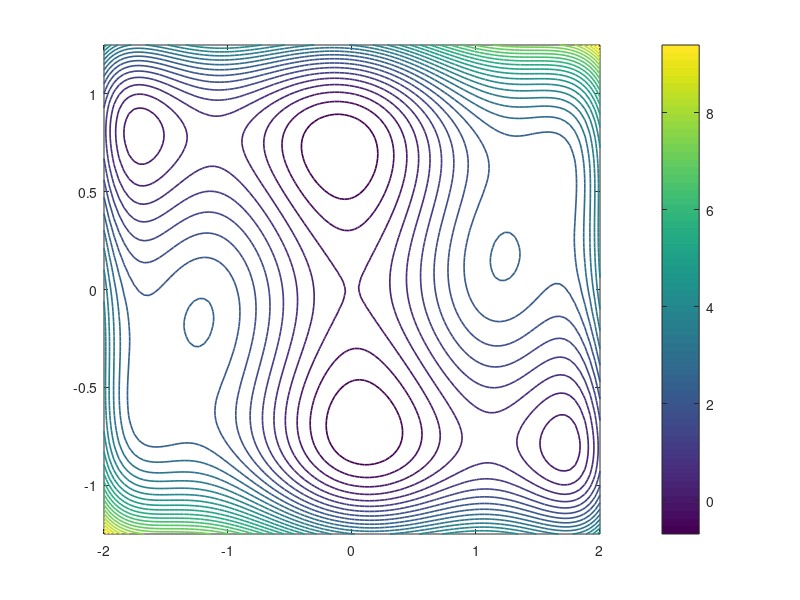

The MATLAB script that drew this image: (Note: this script raises an error after producing the figure.)
%% The Dixon-Szego function in 2D optimisation
% Jari Fowkes and Nick Trefethen, November 2010

%%
% (Chebfun example opt/DixonSzego.m)
% [Tags: #optimization, #2D, #MIN2]
  
%% 1. 1D Chebfun solution
% The Chebfun example "The Rosenbrock function in 2D optimization"
% shows how Chebfun can be used to minimize a function of two variables
% over a rectangle.  The present example is adapted from that one, and simply
% considers another function investigated by Dixon and Szego in 1975:
f = @(x,y) (4-2.1*x.^2+ x.^4/3).*x.^2 + x.*y + 4*(y.^2-1).*y.^2;

%%
% Over the rectangle $[-2,2] \times [-1.25,1.25]$, the function looks like this:
LW = 'linewidth'; FS = 'fontsize'; MS = 'markersize';
x = linspace(-2,2); y = linspace(-1.25,1.25);
[xx,yy] = meshgrid(x,y); ff = f(xx,yy);
figure, contour(x,y,ff,30,LW,1.2), colorbar
axis([-2 2 -1.25 1.25]), hold on

%%
% Here is Chebfun code taken from [opt/Rosenbrock](../opt/Rosenbrock.html) to
% find the minimum and plot the point where it is attained. (The minimum is
% actually achieved at two points, because of symmetry, but Chebfun does not
% detect this.)
tic
fminx0 = @(x0) min(chebfun(@(y) f(x0,y),[-1.25 1.25]));
fminx = chebfun(fminx0,[-2 2],'vectorize','splitting','on');
[minf,minx] = min(fminx)
[minf,miny] = min(chebfun(@(y) f(minx,y), [-1 3]))
toc
plot(minx,miny,'.k',MS,20)

%% 2. Chebfun2 solution
% The above discussion was state-of-the-art Chebfun in 2010, but later it
% became more convenient and faster to solve such a problem with Chebfun2, as
% shown in the Chebfun example "The Rosenbrock function in 2D optimization
% (revisited)".  Let us do likewise for this Dixon-Szego example. We can
% simply write
tic
F = chebfun2(f,[-2,2,-1.25,1.25]);
[minf,minx] = min2(F)
toc

%%
% And here is a plot.  Chebfun2 has made an arbitrary choice between the two
% equal global minima.
hold off
contour(F,30,LW,1.2), colorbar, axis([-2 2 -1.25 1.25])
hold on, plot(minx(1),minx(2),'.k',MS,20)

%% References
%
% 1. L. C. W. Dixon and G. P. Szego, The global optimization problem: an
%    introduction, in L. C. W. Dixon and G. P. Szego (eds.), Towards Global
%    Optimisation 2, North- Holland, Amsterdam 1978, pp. 1-15.
